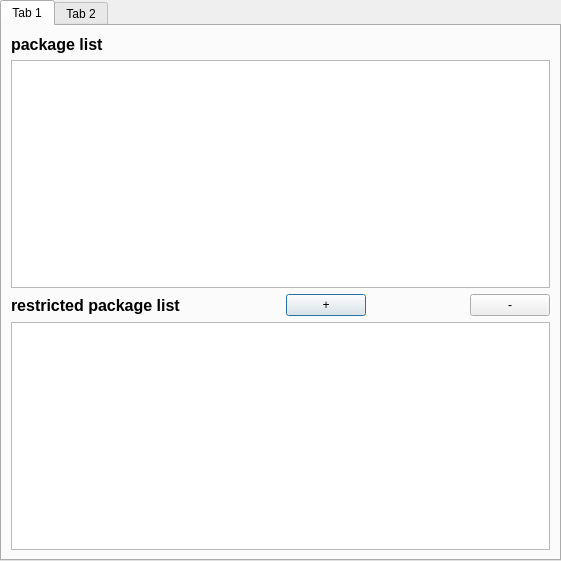
<?xml version="1.0" encoding="UTF-8"?>
<ui version="4.0">
 <class>Dialog</class>
 <widget class="QDialog" name="Dialog">
  <property name="windowTitle">
   <string>Dialog</string>
  </property>
  <widget class="QTabWidget" name="tabWidget">
   <property name="geometry">
    <rect>
     <x>0</x>
     <y>0</y>
     <width>561</width>
     <height>561</height>
    </rect>
   </property>
   <property name="sizePolicy">
    <sizepolicy hsizetype="Preferred" vsizetype="Preferred">
     <horstretch>100</horstretch>
     <verstretch>100</verstretch>
    </sizepolicy>
   </property>
   <property name="autoFillBackground">
    <bool>true</bool>
   </property>
   <property name="currentIndex">
    <number>0</number>
   </property>
   <widget class="QWidget" name="tab">
    <attribute name="title">
     <string>Tab 1</string>
    </attribute>
    <layout class="QGridLayout" name="gridLayout">
     <item row="3" column="2">
      <widget class="QPushButton" name="pushButton">
       <property name="text">
        <string>+</string>
       </property>
      </widget>
     </item>
     <item row="1" column="0" colspan="5">
      <widget class="QListView" name="listView"/>
     </item>
     <item row="3" column="0">
      <widget class="QLabel" name="label_2">
       <property name="font">
        <font>
         <pointsize>12</pointsize>
         <weight>75</weight>
         <bold>true</bold>
        </font>
       </property>
       <property name="text">
        <string>restricted package list</string>
       </property>
      </widget>
     </item>
     <item row="4" column="0" colspan="5">
      <widget class="QListView" name="listView_2"/>
     </item>
     <item row="3" column="4">
      <widget class="QPushButton" name="pushButton_2">
       <property name="text">
        <string>-</string>
       </property>
      </widget>
     </item>
     <item row="3" column="1">
      <spacer name="horizontalSpacer">
       <property name="orientation">
        <enum>Qt::Horizontal</enum>
       </property>
       <property name="sizeHint" stdset="0">
        <size>
         <width>40</width>
         <height>20</height>
        </size>
       </property>
      </spacer>
     </item>
     <item row="3" column="3">
      <spacer name="horizontalSpacer_2">
       <property name="orientation">
        <enum>Qt::Horizontal</enum>
       </property>
       <property name="sizeHint" stdset="0">
        <size>
         <width>40</width>
         <height>20</height>
        </size>
       </property>
      </spacer>
     </item>
     <item row="0" column="0">
      <widget class="QLabel" name="label">
       <property name="font">
        <font>
         <pointsize>12</pointsize>
         <weight>75</weight>
         <bold>true</bold>
        </font>
       </property>
       <property name="text">
        <string>package list</string>
       </property>
      </widget>
     </item>
    </layout>
   </widget>
   <widget class="QWidget" name="tab_2">
    <attribute name="title">
     <string>Tab 2</string>
    </attribute>
   </widget>
  </widget>
 </widget>
 <resources/>
 <connections/>
</ui>
